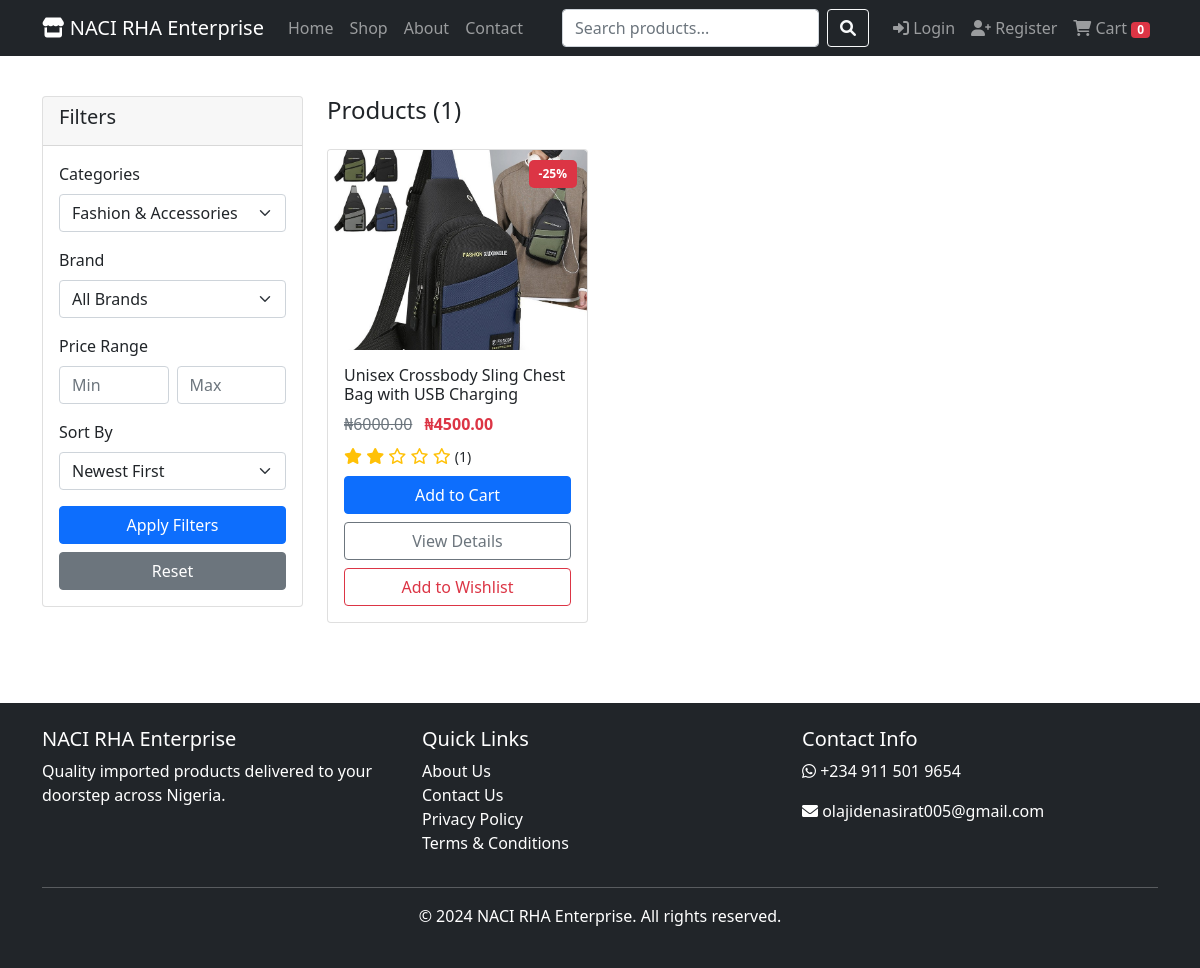
Page /shop?category=3 on the committed database.
### models.py (models this page shows, shortened)
class Product(db.Model):
    __tablename__ = 'products'
    id = db.Column(db.Integer, primary_key=True)
    name = db.Column(db.String(200), nullable=False)
    description = db.Column(db.Text, nullable=False)
    price = db.Column(db.Float, nullable=False)
    compare_price = db.Column(db.Float)
    stock = db.Column(db.Integer, default=0)
    sku = db.Column(db.String(50), unique=True)
    brand = db.Column(db.String(100))
    rating = db.Column(db.Float, default=0)
    rating_count = db.Column(db.Integer, default=0)
    is_featured = db.Column(db.Boolean, default=False)
    is_bestseller = db.Column(db.Boolean, default=False)
    is_new = db.Column(db.Boolean, default=False)
    discount_percent = db.Column(db.Integer, default=0)
    created_at = db.Column(db.DateTime, default=datetime.utcnow)
    category_id = db.Column(db.Integer, db.ForeignKey('categories.id'))
    images = db.relationship('ProductImage', backref='product', lazy=True)
    order_items = db.relationship('OrderItem', backref='product', lazy=True)
    reviews = db.relationship('Review', backref='product', lazy=True)
    @property
    def final_price(self):
        if self.discount_percent > 0:
            return self.price * (1 - self.discount_percent / 100)
        return self.price

class ProductImage(db.Model):
    __tablename__ = 'product_images'
    id = db.Column(db.Integer, primary_key=True)
    product_id = db.Column(db.Integer, db.ForeignKey('products.id'), nullable=False)
    image_url = db.Column(db.String(200), nullable=False)
    is_main = db.Column(db.Boolean, default=False)

### app.py (the view)
@app.route('/shop')
def shop():
    category_id = request.args.get('category', type=int)
    search = request.args.get('search', '')
    min_price = request.args.get('min_price', type=float)
    max_price = request.args.get('max_price', type=float)
    sort = request.args.get('sort', 'newest')
    brand = request.args.get('brand', '')
    query = Product.query
    if category_id:
        query = query.filter_by(category_id=category_id)
    if search:
        query = query.filter(Product.name.contains(search) | Product.description.contains(search))
    if min_price:
        query = query.filter(Product.price >= min_price)
    if max_price:
        query = query.filter(Product.price <= max_price)
    if brand:
        query = query.filter_by(brand=brand)
    if sort == 'price_low':
        query = query.order_by(Product.price.asc())
    elif sort == 'price_high':
        query = query.order_by(Product.price.desc())
    elif sort == 'rating':
        query = query.order_by(Product.rating.desc())
    else:
        query = query.order_by(Product.created_at.desc())
    products = query.all()
    categories = Category.query.all()
    brands = db.session.query(Product.brand).distinct().all()
    return render_template('shop.html', products=products, categories=categories,
                         brands=brands, search=search)

### templates/shop.html (shortened to what this page needs)
{% extends "base.html" %}
{% block content %}
<div class="container my-4">
    <div class="row">
        <div class="col-md-3">
            <div class="card mb-4">
                <div class="card-header">
                    <h5>Filters</h5>
                </div>
                <div class="card-body">
                    <form method="get" action="{{ url_for('shop') }}">
                        <div class="mb-3">
                            <label class="form-label">Categories</label>
                            <select name="category" class="form-select">
                                {% for category in categories %}
                                <option value="{{ category.id }}" {% if request.args.get('category')|int == category.id %}selected{% endif %}>
                                    {{ category.name }}
                                </option>
                                {% endfor %}
                            </select>
                        </div>
                        <div class="mb-3">
                            <label class="form-label">Brand</label>
                            <select name="brand" class="form-select">
                                <option value="">All Brands</option>
                            </select>
                        </div>
                        <div class="mb-3">
                            <label class="form-label">Price Range</label>
                            <div class="row g-2">
                                <div class="col">
                                    <input type="number" name="min_price" class="form-control" placeholder="Min" value="{{ request.args.get('min_price', '') }}">
                                </div>
                                <div class="col">
                                    <input type="number" name="max_price" class="form-control" placeholder="Max" value="{{ request.args.get('max_price', '') }}">
                                </div>
                            </div>
                        </div>
                        <div class="mb-3">
                            <label class="form-label">Sort By</label>
                            <select name="sort" class="form-select">
                                <option value="newest" {% if request.args.get('sort') == 'newest' %}selected{% endif %}>Newest First</option>
                            </select>
                        </div>
                        <button type="submit" class="btn btn-primary w-100">Apply Filters</button>
                        <a href="{{ url_for('shop') }}" class="btn btn-secondary w-100 mt-2">Reset</a>
                    </form>
                </div>
            </div>
        </div>
        <div class="col-md-9">
            <div class="row mb-3">
                <div class="col">
                    <h4>Products ({{ products|length }})</h4>
                </div>
            </div>
            <div class="row g-4">
                {% for product in products %}
                <div class="col-md-4 col-sm-6">
                    <div class="card product-card h-100">
                        {% if product.discount_percent > 0 %}
                        <span class="discount-badge">-{{ product.discount_percent }}%</span>
                        {% endif %}
                        <img src="{{ url_for('static', filename='uploads/' + (product.images[0].image_url if product.images else 'placeholder.png')) }}" class="card-img-top" alt="{{ product.name }}" style="height: 200px; object-fit: cover;">
                        <div class="card-body">
                            <h6 class="card-title">{{ product.name[:50] }}</h6>
                            <div class="price mb-2">
                                {% if product.discount_percent > 0 %}
                                <span class="text-muted text-decoration-line-through">₦{{ "%.2f"|format(product.price) }}</span>
                                <span class="text-danger fw-bold ms-2">₦{{ "%.2f"|format(product.final_price) }}</span>
                                {% else %}
                                <span class="text-primary fw-bold">₦{{ "%.2f"|format(product.price) }}</span>
                                {% endif %}
                            </div>
                            <div class="rating mb-2">
                                {% for i in range(5) %}
                                    {% if i < product.rating|int %}
                                    <i class="fas fa-star text-warning"></i>
                                    {% else %}
                                    <i class="far fa-star text-warning"></i>
                                    {% endif %}
                                {% endfor %}
                                <span class="small">({{ product.rating_count }})</span>
                            </div>
                            <div class="d-grid gap-2">
                                <form action="{{ url_for('add_to_cart', product_id=product.id) }}" method="post">
                                    <button type="submit" class="btn btn-primary w-100">Add to Cart</button>
                                </form>
                                <a href="{{ url_for('product_detail', product_id=product.id) }}" class="btn btn-outline-secondary">View Details</a>
                                <a href="{{ url_for('add_to_wishlist', product_id=product.id) }}" class="btn btn-outline-danger">Add to Wishlist</a>
                            </div>
                        </div>
                    </div>
                </div>
                {% else %}
                <div class="col-12">
                    <div class="alert alert-info text-center">
                        No products found. Please try different filters.
                    </div>
                </div>
                {% endfor %}
            </div>
        </div>
    </div>
</div>
{% endblock %}

### static/css/style.css (style rules this page uses)
html, body { height: 100%; margin: 0; padding: 0; }
body { display: flex; flex-direction: column; min-height: 100vh; }
.container { flex: 1; }
.product-card { transition: transform 0.3s ease, box-shadow 0.3s ease; position: relative; overflow: hidden; }
.discount-badge { position: absolute; top: 10px; right: 10px; background: #dc3545; color: white; padding: 5px 10px; border-radius: 5px; font-size: 12px; font-weight: bold; z-index: 1; }

### rows in the picture
Product: discount_percent "25", image_url (picture), name "Unisex Crossbody Sling Chest Bag with USB Charging", price "6000.00", final_price "4500.00", rating 2 (drawn), rating_count "1"

### other values in the picture
{{ products|length }} "1"
form field category "Fashion & Accessories"
